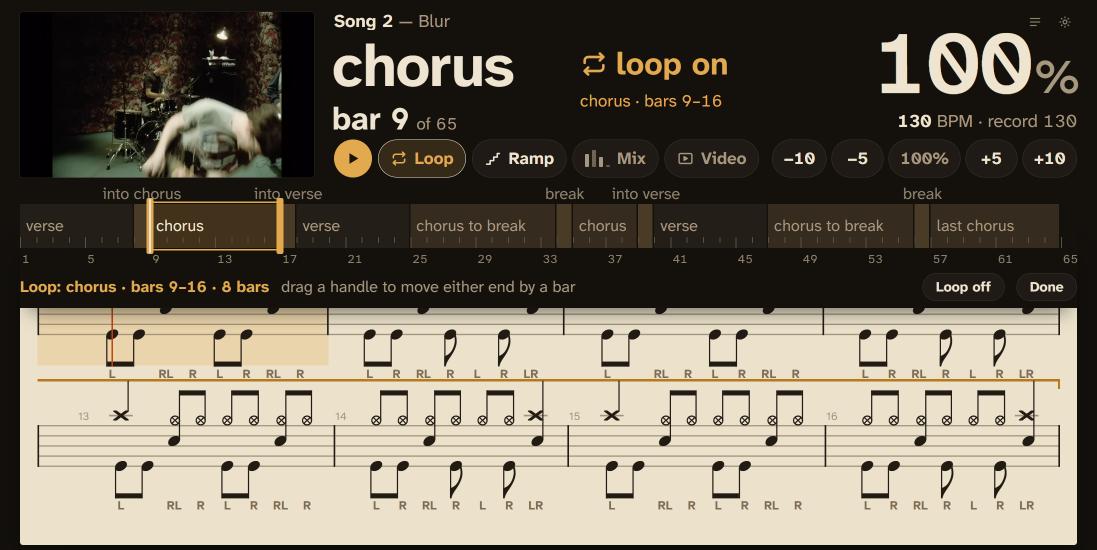
#> input picture design/built/picker-chorus.png, 2194 x 1100 px (shown at 1/2 size)
$ python -i group.py   (imports and definitions only)
#> lines starting #> are read from the running program, lines starting #| are printed output that depends on the picture; after the words box and inside, x2 and y2 are one past the last pixel; in counts of white or black regions, pixels touching at a corner belong together
"""Group look-alike bars, and draw one reading sheet per distinct bar.

Two bars are the same only if no ink blob is in one and not the other (the
ink is thickened before comparing, so a few pixels of justification drift do
not count, but a missing notehead, accent or sticking letter does) AND their
local ink density matches -- the second test is what tells a solid ride
triangle from a circled-x crash at the same spot, which the first calls equal.

Writes the groups into bars.json and read_gNN.png: the group's first bar at
full size, its staff positions labelled with the channel's instruments.

usage: python -I group.py <bars_dir> [--labels "-1:HH,1:HT,2:MT,3:SD,5:FT,7:BD"]
                          [--tolerance 30] [--dilate 7] [--compare 5-21 ...]
  --labels    staff position -> name, positions in half-spaces below the top
              line (0 the top line, 1 the top space, ..., 8 the bottom line,
              negative above the staff): the channel file has them
  --compare   print the two scores for pairs of bars, to see why they did or
              did not group
"""

import argparse
import json
from pathlib import Path

import numpy as np
from PIL import Image, ImageDraw, ImageFilter, ImageFont
from scipy.ndimage import binary_opening, uniform_filter

ROWS = slice(20, 300)


def ink(path: Path, size: tuple[int, int] | None = None) -> Image.Image:
    im = Image.open(path).convert("L")
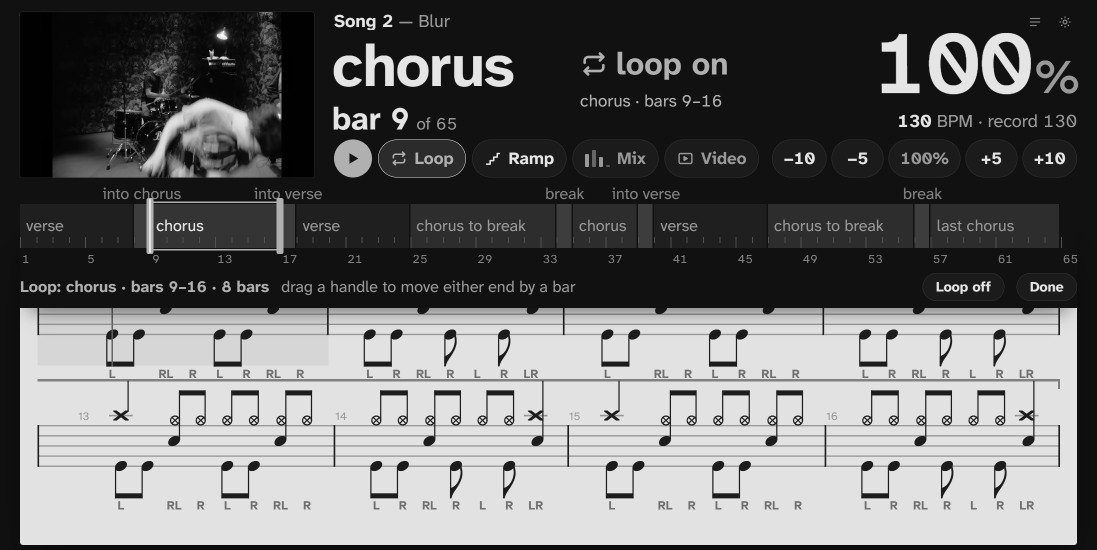
#> im: PIL image 2194x1100 L (shown at 1/2 size); min 0, max 251, mean 106.6
    if size:
        im = im.resize(size, Image.BILINEAR)
    return im.point(lambda v: 255 if v < 128 else 0)
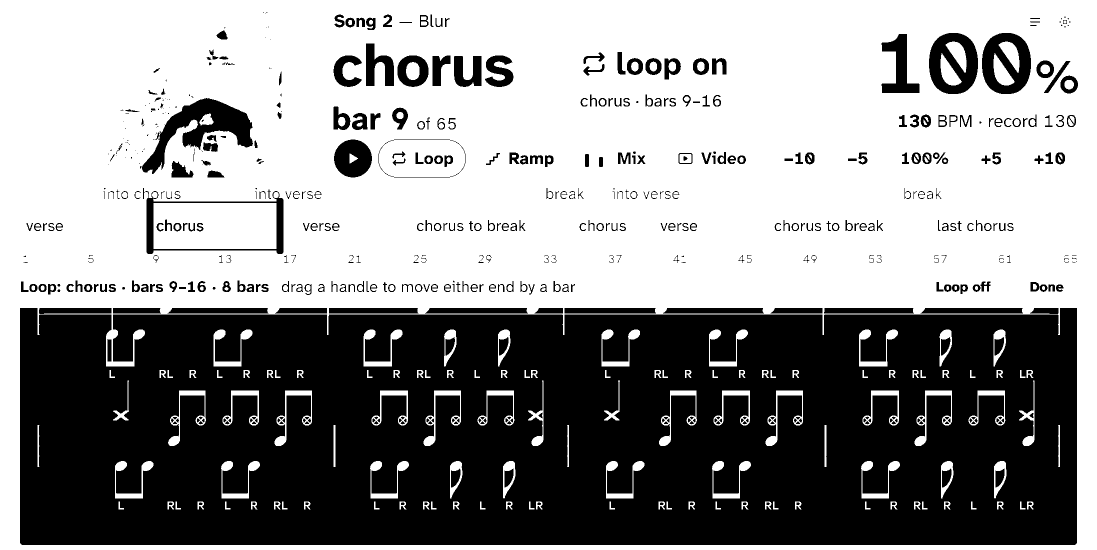
#> returned value: PIL image 2194x1100 L (shown at 1/2 size); 57% white; 614 black regions (116 under 20 px), largest, box (x1, y1, x2, y2) and area: (40, 616, 2154, 1090) 913304, (284, 196, 506, 348) 11702, (1964, 66, 2062, 188) 7208


# [88 lines left out: functions extra, shape_diff, same, sheets, main, not called in this run]


# [2 lines not run here, left out]

>>> result = ink('../../../../design/built/picker-chorus.png')

$ run again, on design/built/browsing.png
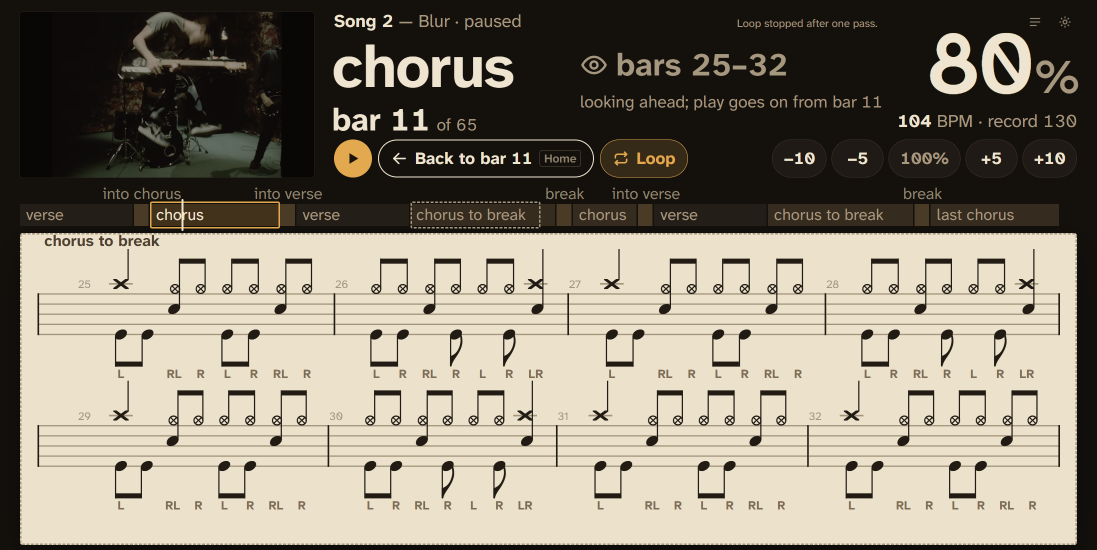
#> input picture design/built/browsing.png, 2194 x 1100 px (shown at 1/2 size)
#> in ink, `im = Image.open(path).convert("L")`:
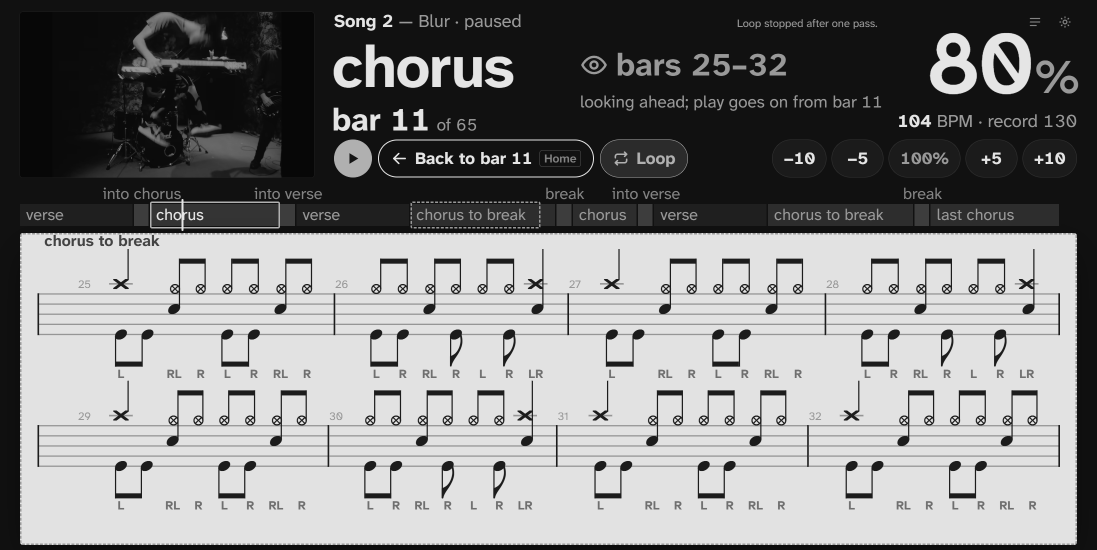
#> im: PIL image 2194x1100 L (shown at 1/2 size); min 7, max 229, mean 130.5
#> in ink, `return im.point(lambda v: 255 if v < 128 else 0)`:
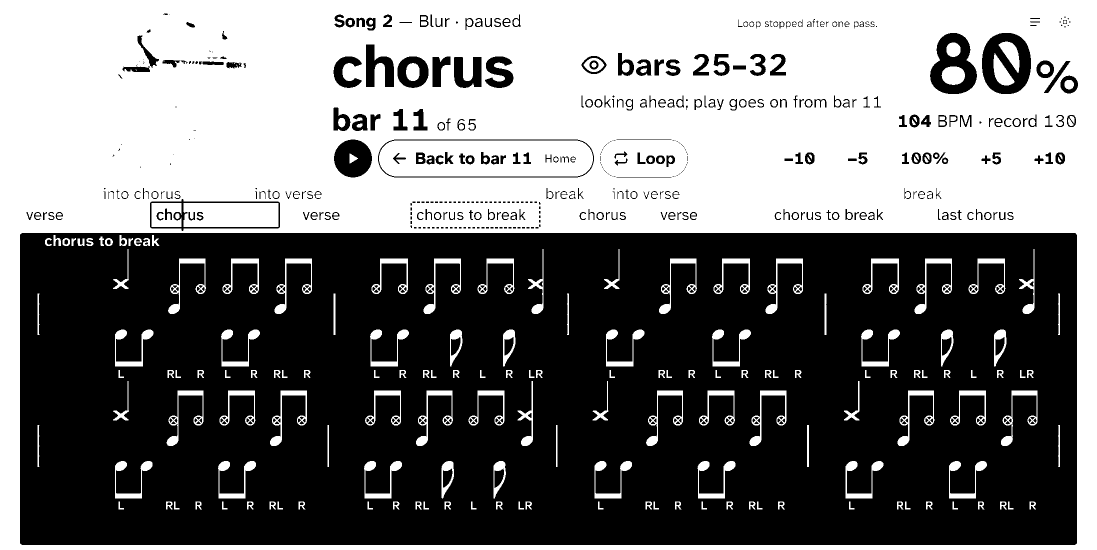
#> returned value: PIL image 2194x1100 L (shown at 1/2 size); 45.4% white; 262 white regions (8 under 20 px), largest, box (x1, y1, x2, y2) and area: (0, 0, 2194, 1100) 969121, (758, 281, 1186, 353) 26759, (367, 406, 557, 454) 8839

$ run again, on design/built/count-in-no-video.png
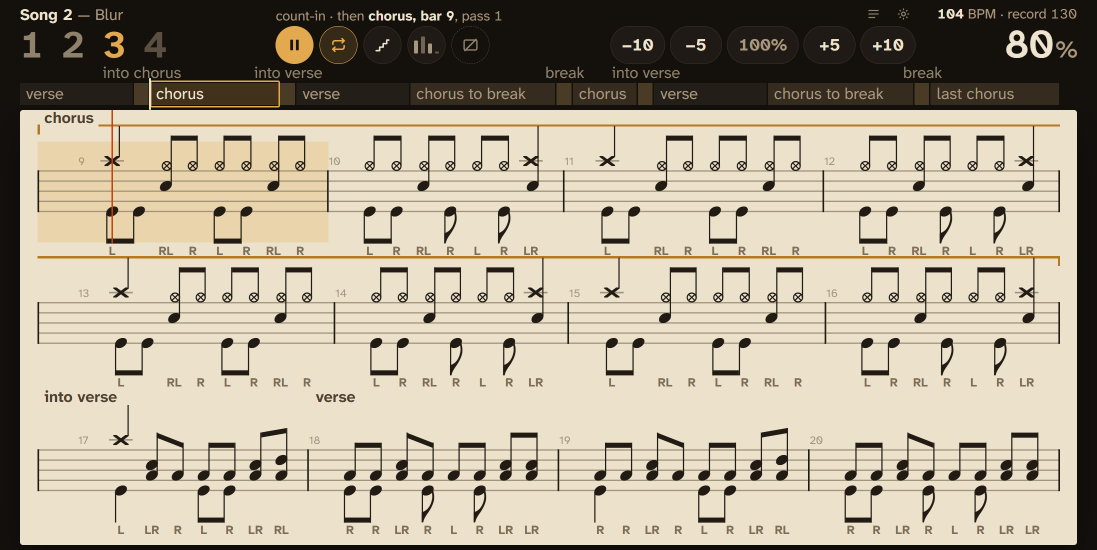
#> input picture design/built/count-in-no-video.png, 2194 x 1100 px (shown at 1/2 size)
#> in ink, `im = Image.open(path).convert("L")`:
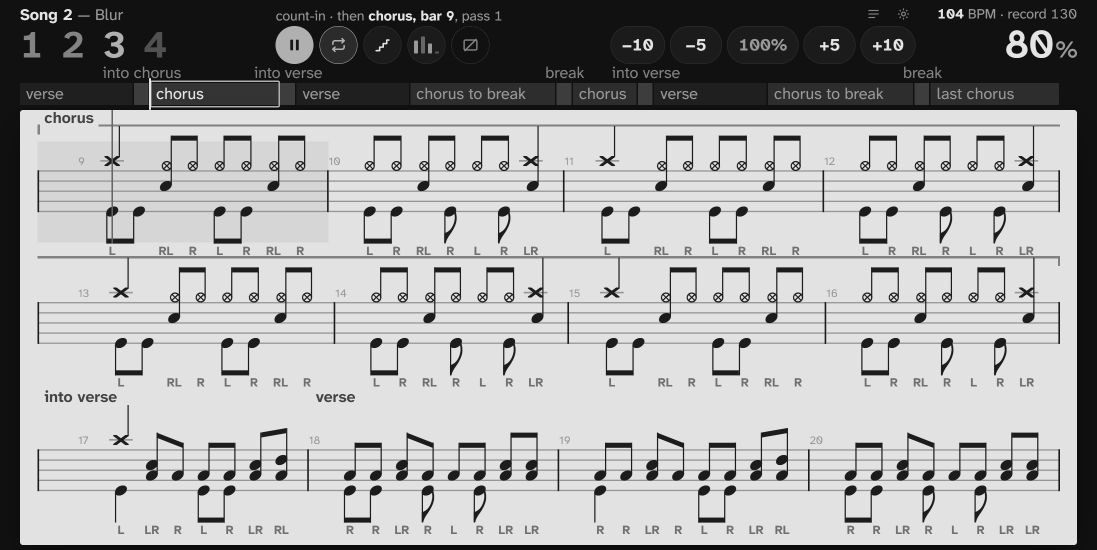
#> im: PIL image 2194x1100 L (shown at 1/2 size); min 11, max 229, mean 166.2
#> in ink, `return im.point(lambda v: 255 if v < 128 else 0)`:
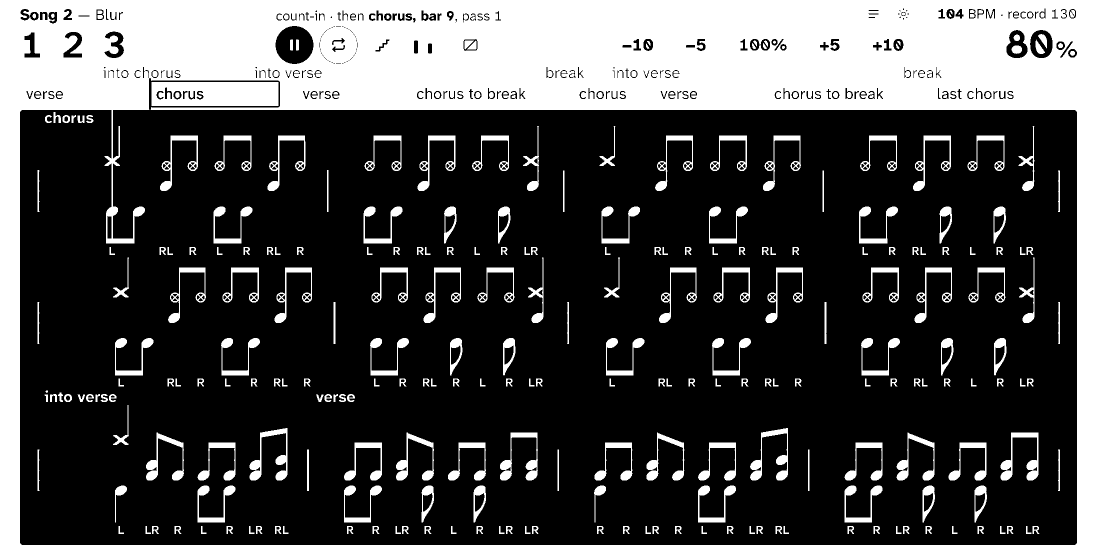
#> returned value: PIL image 2194x1100 L (shown at 1/2 size); 27.6% white; 299 white regions (3 under 20 px), largest, box (x1, y1, x2, y2) and area: (0, 0, 2194, 1100) 531307, (303, 164, 557, 212) 11420, (499, 856, 575, 961) 2412
